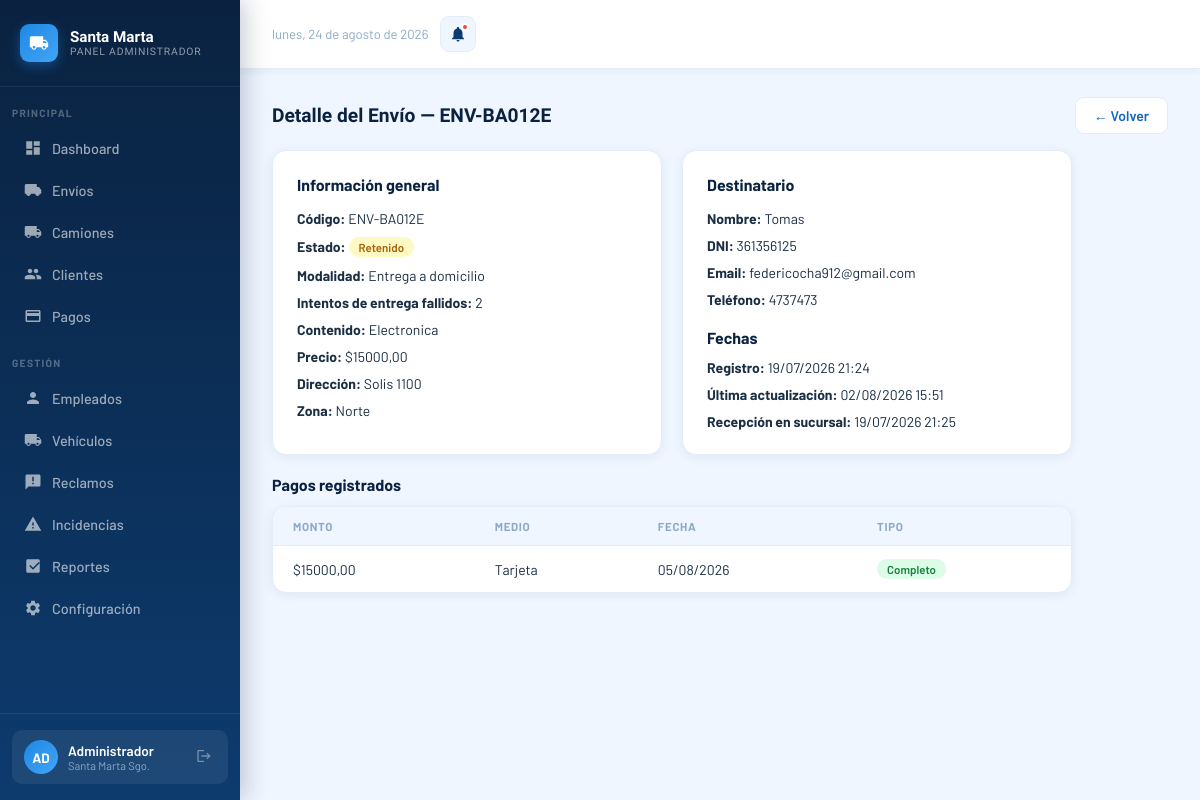
The app's page /administrador/envios/13/ (signed in), older data.
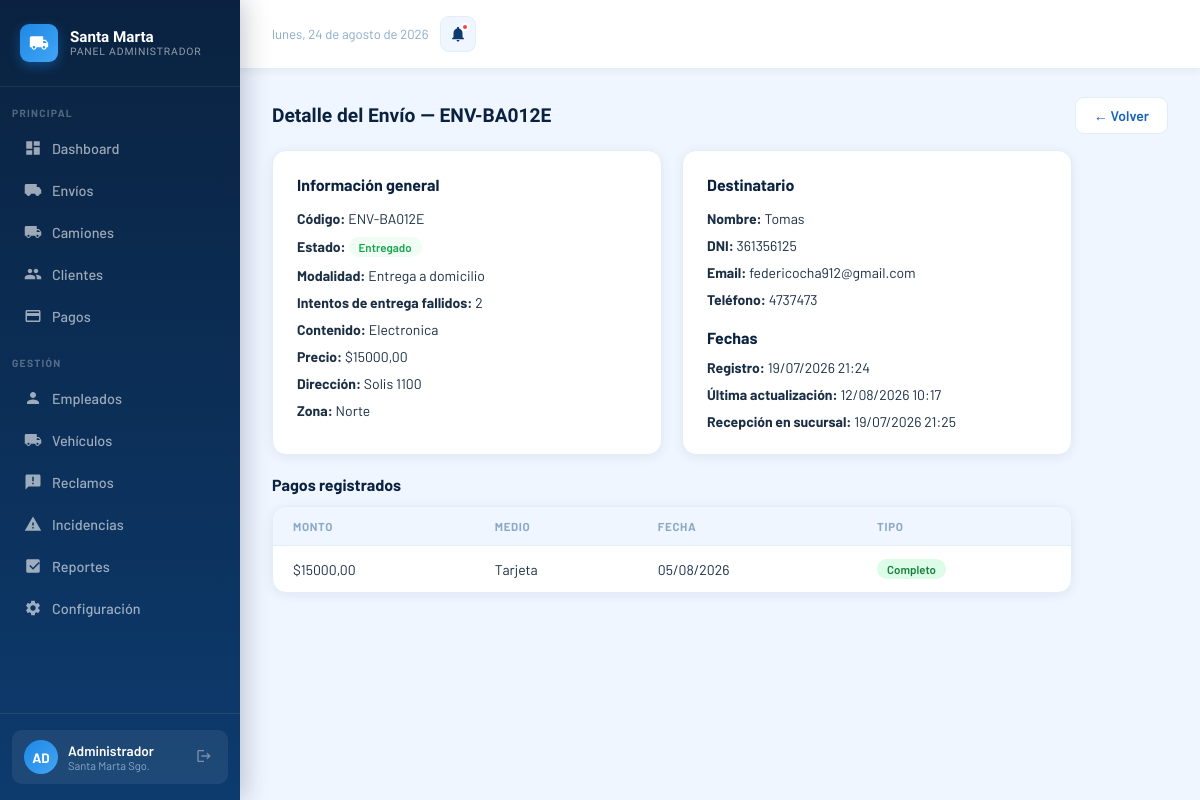
The same page, newer data.
### core/models.py (models this page shows, shortened)
class Envio(models.Model):
    ESTADO_CHOICES = [
        ('pendiente', 'Pendiente'),
        ('en_transito', 'En tránsito'),
        ('en_sucursal', 'En sucursal'),
        ('en_reparto', 'En reparto'),
        ('entregado', 'Entregado'),
        ('cancelado', 'Cancelado'),
        ('devuelto', 'Devuelto'),
        ('retenido', 'Retenido'),
        ('extraviado', 'Extraviado'),
    ]
    MODALIDAD_CHOICES = [
        ('domicilio', 'Entrega a domicilio'),
        ('sucursal', 'Retiro en sucursal'),
    ]
    ZONA_CHOICES = [
        ('norte', 'Norte'),
        ('sur', 'Sur'),
        ('este', 'Este'),
        ('oeste', 'Oeste'),
    ]
    codigo = models.CharField(max_length=20, unique=True, editable=False)
    destinatario = models.ForeignKey(Usuario, on_delete=models.PROTECT, related_name='envios')
    despacho = models.ForeignKey(Despacho, on_delete=models.SET_NULL, null=True, blank=True, related_name='envios')
    contenido = models.CharField(max_length=200)
    precio = models.DecimalField(max_digits=10, decimal_places=2)
    estado = models.CharField(max_length=20, choices=ESTADO_CHOICES, default='pendiente')
    modalidad = models.CharField(max_length=20, choices=MODALIDAD_CHOICES)
    direccion_entrega = models.CharField(max_length=200, blank=True)
    zona = models.CharField(max_length=10, choices=ZONA_CHOICES, blank=True)
    fecha_registro = models.DateTimeField(auto_now_add=True)
    fecha_actualizacion = models.DateTimeField(auto_now=True)
    fecha_recepcion = models.DateTimeField(null=True, blank=True)
    fecha_entrega = models.DateTimeField(null=True, blank=True)
    entregado_por = models.ForeignKey(
        Usuario, on_delete=models.SET_NULL, null=True, blank=True, related_name='entregas_realizadas'
    )
    lat = models.FloatField(null=True, blank=True)
    lon = models.FloatField(null=True, blank=True)
    notificado_demora = models.BooleanField(default=False)
    intentos_entrega = models.PositiveSmallIntegerField(default=0)
    ESTADOS_ACTIVOS = ['pendiente', 'en_transito', 'en_sucursal', 'en_reparto']
    UMBRAL_DEMORA_DIAS = 2
    MAX_INTENTOS_ENTREGA = 2
    @property
    def esta_demorado(self):
        return self.estado in self.ESTADOS_ACTIVOS and self.dias_sin_actualizar > self.UMBRAL_DEMORA_DIAS

class Usuario(AbstractUser):
    ROL_CHOICES = [
        ('admin', 'Administrador'),
        ('empleado', 'Empleado'),
        ('cliente', 'Cliente'),
    ]
    rol = models.CharField(max_length=20, choices=ROL_CHOICES)
    dni = models.CharField(max_length=20, unique=True)
    telefono = models.CharField(max_length=20, blank=True)

### administrador/views.py (the view)
# urls.py: path('envios/<int:envio_id>/', views.detalle_envio_view, name='detalle_envio'),
@login_required
def detalle_envio_view(request, envio_id):
    if request.user.rol != 'admin':
        return redirect('inicio')
    try:
        envio = Envio.objects.select_related('destinatario').get(id=envio_id)
    except Envio.DoesNotExist:
        return redirect('admin_dashboard')
    contexto = _contexto_dashboard()
    contexto.update({
        'envio_detalle': envio,
        'envio_pagos': envio.pagos.filter(anulado=False),
        'envio_incidencias': envio.incidencias.all(),
        'mostrar_detalle_envio': True,
    })
    return render(request, 'administrador/dashboard.html', contexto)

### core/models.py (called while the page is built)
    @property
    def total_envios(self):
        return self.envios.count()

    @property
    def envios_recibidos(self):
        return self.envios.exclude(estado__in=['pendiente', 'en_transito', 'extraviado']).count()

### administrador/templates/administrador/dashboard.html (shortened to what the changed rows need)
{% load l10n %}
<!DOCTYPE html>
<html lang="es">
<head>
</head>
<body>
<div class="main">
  <div class="content">
    {% if envio_detalle %}
    <div id="page-detalle-envio-{{ envio_detalle.id }}" style="display:none;">
      <div class="section-header">
        <div class="section-title">Detalle del Envío — {{ envio_detalle.codigo }}</div>
        <button class="btn btn-outline" onclick="showPage('envios')">← Volver</button>
      </div>
      <div style="display:grid;grid-template-columns:1fr 1fr;gap:20px;max-width:800px;">
        <div style="background:white;border-radius:14px;padding:24px;box-shadow:0 2px 12px rgba(10,34,64,.07);border:1px solid var(--gray-light);">
          <h3 style="font-size:1rem;font-weight:700;color:var(--blue-dark);margin-bottom:16px;">Información general</h3>
          <div style="display:flex;flex-direction:column;gap:10px;font-size:.875rem;">
            <div><strong>Código:</strong> {{ envio_detalle.codigo }}</div>
            <div><strong>Estado:</strong> <span class="badge
              {% if envio_detalle.estado == 'en_reparto' %}badge-reparto
              {% elif envio_detalle.estado == 'en_sucursal' %}badge-sucursal
              {% elif envio_detalle.estado == 'entregado' %}badge-entregado
              {% elif envio_detalle.estado == 'en_transito' %}badge-transit
              {% else %}badge-pendiente{% endif %}">{{ envio_detalle.get_estado_display }}</span>
            </div>
            <div><strong>Modalidad:</strong> {{ envio_detalle.get_modalidad_display }}</div>
            {% if envio_detalle.intentos_entrega > 0 %}<div><strong>Intentos de entrega fallidos:</strong> {{ envio_detalle.intentos_entrega }}</div>{% endif %}
            <div><strong>Contenido:</strong> {{ envio_detalle.contenido }}</div>
            <div><strong>Precio:</strong> ${{ envio_detalle.precio }}</div>
            {% if envio_detalle.direccion_entrega %}<div><strong>Dirección:</strong> {{ envio_detalle.direccion_entrega }}</div>{% endif %}
            {% if envio_detalle.zona %}<div><strong>Zona:</strong> {{ envio_detalle.get_zona_display }}</div>{% endif %}
          </div>
        </div>
        <div style="background:white;border-radius:14px;padding:24px;box-shadow:0 2px 12px rgba(10,34,64,.07);border:1px solid var(--gray-light);">
          <h3 style="font-size:1rem;font-weight:700;color:var(--blue-dark);margin-bottom:16px;">Destinatario</h3>
          <div style="display:flex;flex-direction:column;gap:10px;font-size:.875rem;">
            <div><strong>Nombre:</strong> {{ envio_detalle.destinatario.get_full_name|default:envio_detalle.destinatario.username }}</div>
            <div><strong>DNI:</strong> {{ envio_detalle.destinatario.dni }}</div>
            <div><strong>Email:</strong> {{ envio_detalle.destinatario.email|default:"—" }}</div>
            <div><strong>Teléfono:</strong> {{ envio_detalle.destinatario.telefono|default:"—" }}</div>
          </div>
          <h3 style="font-size:1rem;font-weight:700;color:var(--blue-dark);margin:20px 0 12px;">Fechas</h3>
          <div style="display:flex;flex-direction:column;gap:10px;font-size:.875rem;">
            <div><strong>Registro:</strong> {{ envio_detalle.fecha_registro|date:"d/m/Y H:i" }}</div>
            <div><strong>Última actualización:</strong> {{ envio_detalle.fecha_actualizacion|date:"d/m/Y H:i" }}</div>
            {% if envio_detalle.fecha_recepcion %}<div><strong>Recepción en sucursal:</strong> {{ envio_detalle.fecha_recepcion|date:"d/m/Y H:i" }}</div>{% endif %}
          </div>
        </div>
      </div>
      {% if envio_pagos %}
      <div style="margin-top:20px;max-width:800px;">
        <h3 style="font-size:1rem;font-weight:700;color:var(--blue-dark);margin-bottom:12px;">Pagos registrados</h3>
        <div class="table-card">
          <table>
            <thead><tr><th>Monto</th><th>Medio</th><th>Fecha</th><th>Tipo</th></tr></thead>
            <tbody>
              {% for pago in envio_pagos %}
              <tr>
                <td>${{ pago.monto }}</td>
                <td>{{ pago.get_medio_pago_display }}</td>
                <td>{{ pago.fecha|date:"d/m/Y" }}</td>
                <td>{% if pago.es_parcial %}<span class="badge badge-proceso">Parcial</span>{% else %}<span class="badge badge-sucursal">Completo</span>{% endif %}</td>
              </tr>
              {% endfor %}
            </tbody>
          </table>
        </div>
      </div>
      {% endif %}
    </div>
    {% endif %}
  </div>
</div>
</body>
</html>

Row changes from the older to the newer data that the page shows:
changed Envio "ENV-BA012E": estado "Retenido" → "Entregado"; fecha_actualizacion "02/08/2026 15:51" → "12/08/2026 10:17"
